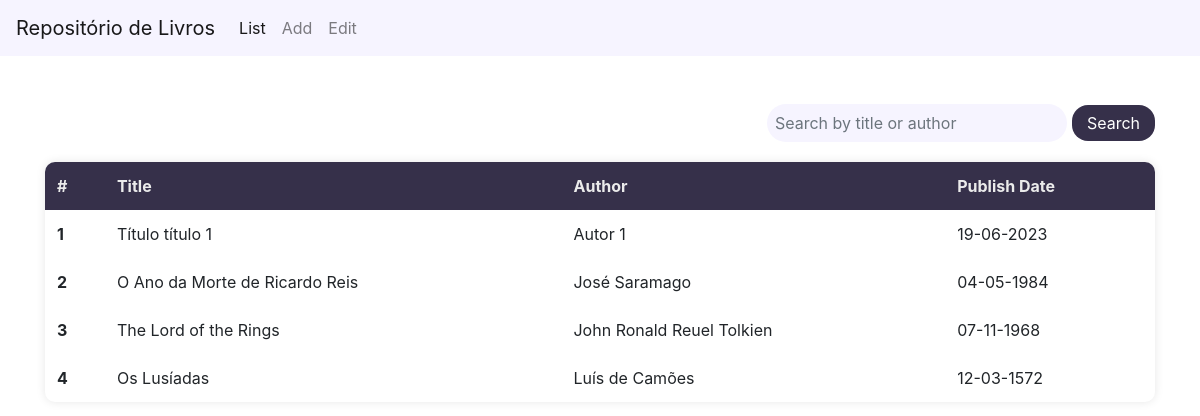
The page / on the database its author committed.
### app/models.py (models this page shows)
class Book(models.Model):
    title = models.CharField(max_length=150)
    publish_date = models.DateTimeField()
    in_stock = models.BooleanField(default=True)
    author_id = models.ForeignKey('Author', on_delete=models.CASCADE,default=1)   #Deleting an Author from the database will delete all the associated books.

class Author(models.Model):
    name = models.CharField(max_length=200)

### app/views.py (the view)
# urls.py: path("", views.home, name ="home"), #Specify path that connects a URL pattern to a specific path/view
def home(request):
    query = request.GET.get('q')
    if query:
        books = Book.objects.filter(Q(title__icontains=query) | Q(author_id__name__icontains=query), in_stock=True).order_by('-publish_date')
    else:
        books = Book.objects.filter(in_stock=True).order_by('-publish_date')
    return render(request, 'book_list.html', {'books': books})

### app/templates/book_list.html (shortened to what this page needs)
{% extends "base.html" %}
{% block content %}
  <form method="GET" class="search-form">
    <input type="text" class="form-control search-input" name="q" placeholder="Search by title or author">
    <button type="submit" class="btn search-btn">Search</button>
  </form>
  <table class="table">
    <thead>
      <tr>
        <th scope="col">#</th>
        <th scope="col">Title</th>
        <th scope="col">Author</th>
        <th scope="col">Publish Date</th>
      </tr>
    </thead>
    <tbody>
      {% for i in books %}
        <tr>
          <th scope="row">{{forloop.counter}}</th>
          <td>{{i.title}}</td>
          <td>{{i.author_id.name}}</td>
          <td>{{i.publish_date|date:"d-m-Y"}}</td>
        </tr>
      {% endfor %}
    </tbody>
  </table>
{% endblock %}

### app/templates/base.html (shortened to what this page needs)
<!DOCTYPE html>
<html lang="en">
  <head>
    <link rel="stylesheet" href="https://stackpath.bootstrapcdn.com/bootstrap/4.3.1/css/bootstrap.min.css"  rel="stylesheet" />
  </head>
  <body>
    <nav class="navbar navbar-expand-lg navbar-light navbar-custom">
      <a class="navbar-brand" href="/">Repositório de Livros</a>
      <div class="collapse navbar-collapse" id="navbarNav">
        <ul class="navbar-nav">
          <li class="nav-item {% if request.path == '/' %}active{% endif %}">
            <a class="nav-link" href="/">List</a>
          </li>
          <li class="nav-item {% if request.path == '/add/' %}active{% endif %}">
            <a class="nav-link" href="/add">Add</a>
          </li>
          <li class="nav-item {% if request.path == '/edit/' %}active{% endif %}">
            <a class="nav-link" href="/edit">Edit</a>
          </li>
        </ul>
      </div>
    </nav>
    <div class="container mt-5">{% block content %} {% endblock %}</div>
  </body>
</html>

### app/templates/base.html (style rules this page uses)
.navbar-custom { background-color: #f6f4ff; }

### app/templates/book_list.html (style rules this page uses)
.table { box-shadow: 0px 0px 10px rgba(0, 0, 0, 0.1); border-radius: 10px; overflow: hidden; border-collapse: collapse; margin-bottom: 20px; }
.table thead th { background-color: #36304A; color: rgb(235, 235, 235); border-bottom: none; }
.table td, .table th { border: none; }
.search-form { display: flex; align-items: center; margin-bottom: 20px; justify-content: flex-end; }
.search-input { border-radius: 20px; border: none; padding: 8px; width: 300px; background-color: #f6f4ff; color: #000000; margin-right: 5px; }
.search-btn { border-radius: 16px; background-color: #36304A; color: #fff; border: none; padding: 6px 15px; cursor: pointer; }

### rows shown on the page
Book: title "Título título 1", author_id.name "Autor 1", publish_date "19-06-2023"
Book: title "O Ano da Morte de Ricardo Reis", author_id.name "José Saramago", publish_date "04-05-1984"
Book: title "The Lord of the Rings", author_id.name "John Ronald Reuel Tolkien", publish_date "07-11-1968"
Book: title "Os Lusíadas", author_id.name "Luís de Camões", publish_date "12-03-1572"
